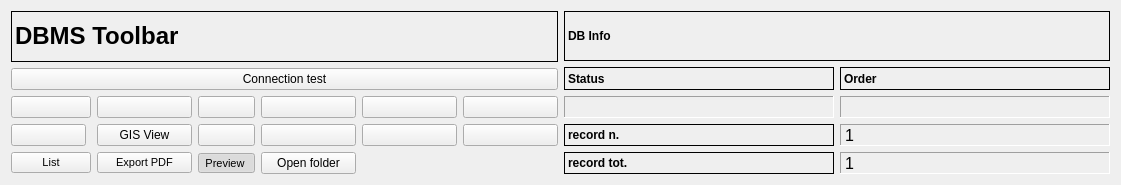
  <widget class="QWidget" name="layoutWidget">
   <property name="geometry">
    <rect>
     <x>11</x>
     <y>11</y>
     <width>1121</width>
     <height>185</height>
    </rect>
   </property>
   <layout class="QGridLayout" name="gridLayout_2">
    <item row="0" column="0">
     <widget class="QLabel" name="label_29">
      <property name="font">
       <font>
        <weight>75</weight>
        <bold>true</bold>
       </font>
      </property>
      <property name="frameShape">
       <enum>QFrame::Panel</enum>
      </property>
      <property name="text">
       <string>&lt;html&gt;&lt;head/&gt;&lt;body&gt;&lt;p&gt;&lt;span style=&quot; font-size:18pt; font-weight:600;&quot;&gt;DBMS Toolbar&lt;/span&gt;&lt;/p&gt;&lt;/body&gt;&lt;/html&gt;</string>
      </property>
     </widget>
    </item>
    <item row="0" column="1" rowspan="3">
     <layout class="QGridLayout" name="gridLayout_5">
      <item row="0" column="0">
       <widget class="QLabel" name="label_42">
        <property name="font">
         <font>
          <weight>75</weight>
          <bold>true</bold>
         </font>
        </property>
        <property name="autoFillBackground">
         <bool>true</bool>
        </property>
        <property name="frameShape">
         <enum>QFrame::Panel</enum>
        </property>
        <property name="text">
         <string>DB Info</string>
        </property>
       </widget>
      </item>
      <item row="2" column="0">
       <layout class="QGridLayout" name="gridLayout_3">
        <item row="1" column="1">
         <widget class="QLabel" name="label_rec_tot">
          <property name="font">
           <font>
            <family>Microsoft Sans Serif</family>
            <pointsize>12</pointsize>
           </font>
          </property>
          <property name="cursor">
           <cursorShape>ForbiddenCursor</cursorShape>
          </property>
          <property name="mouseTracking">
           <bool>false</bool>
          </property>
          <property name="contextMenuPolicy">
           <enum>Qt::DefaultContextMenu</enum>
          </property>
          <property name="frameShape">
           <enum>QFrame::Panel</enum>
          </property>
          <property name="frameShadow">
           <enum>QFrame::Sunken</enum>
          </property>
          <property name="text">
           <string>1</string>
          </property>
         </widget>
        </item>
        <item row="0" column="0">
         <widget class="QLabel" name="label_27">
          <property name="font">
           <font>
            <pointsize>9</pointsize>
            <weight>75</weight>
            <bold>true</bold>
           </font>
          </property>
          <property name="frameShape">
           <enum>QFrame::Panel</enum>
          </property>
          <property name="text">
           <string>record n.</string>
          </property>
          <property name="margin">
           <number>0</number>
          </property>
         </widget>
        </item>
        <item row="0" column="1">
         <widget class="QLabel" name="label_rec_corrente">
          <property name="font">
           <font>
            <family>Microsoft Sans Serif</family>
            <pointsize>12</pointsize>
           </font>
          </property>
          <property name="cursor">
           <cursorShape>ForbiddenCursor</cursorShape>
          </property>
          <property name="mouseTracking">
           <bool>false</bool>
          </property>
          <property name="contextMenuPolicy">
           <enum>Qt::DefaultContextMenu</enum>
          </property>
          <property name="frameShape">
           <enum>QFrame::Panel</enum>
          </property>
          <property name="frameShadow">
           <enum>QFrame::Sunken</enum>
          </property>
          <property name="text">
           <string>1</string>
          </property>
         </widget>
        </item>
        <item row="1" column="0">
         <widget class="QLabel" name="label_28">
          <property name="font">
           <font>
            <pointsize>9</pointsize>
            <weight>75</weight>
            <bold>true</bold>
           </font>
          </property>
          <property name="frameShape">
           <enum>QFrame::Panel</enum>
          </property>
          <property name="text">
           <string>record tot.</string>
          </property>
          <property name="margin">
           <number>0</number>
          </property>
         </widget>
        </item>
       </layout>
      </item>
      <item row="1" column="0">
       <layout class="QGridLayout" name="gridLayout_4">
        <item row="0" column="1">
         <widget class="QLabel" name="label_43">
          <property name="font">
           <font>
            <pointsize>9</pointsize>
            <weight>75</weight>
            <bold>true</bold>
           </font>
          </property>
          <property name="frameShape">
           <enum>QFrame::Panel</enum>
          </property>
          <property name="text">
           <string>Order</string>
          </property>
          <property name="margin">
           <number>0</number>
          </property>
         </widget>
        </item>
        <item row="1" column="1">
         <widget class="QLabel" name="label_sort">
          <property name="font">
           <font>
            <pointsize>10</pointsize>
            <weight>75</weight>
            <bold>true</bold>
           </font>
          </property>
          <property name="cursor">
           <cursorShape>ForbiddenCursor</cursorShape>
          </property>
          <property name="mouseTracking">
           <bool>false</bool>
          </property>
          <property name="contextMenuPolicy">
           <enum>Qt::DefaultContextMenu</enum>
          </property>
          <property name="frameShape">
           <enum>QFrame::Panel</enum>
          </property>
          <property name="frameShadow">
           <enum>QFrame::Sunken</enum>
          </property>
          <property name="text">
           <string/>
          </property>
          <property name="alignment">
           <set>Qt::AlignCenter</set>
          </property>
          <property name="margin">
           <number>0</number>
          </property>
         </widget>
        </item>
        <item row="0" column="0">
         <widget class="QLabel" name="label_34">
          <property name="font">
           <font>
            <pointsize>9</pointsize>
            <weight>75</weight>
            <bold>true</bold>
           </font>
          </property>
          <property name="frameShape">
           <enum>QFrame::Panel</enum>
          </property>
          <property name="text">
           <string>Status</string>
          </property>
          <property name="margin">
           <number>0</number>
          </property>
         </widget>
        </item>
        <item row="1" column="0">
         <widget class="QLabel" name="label_status">
          <property name="minimumSize">
           <size>
            <width>40</width>
            <height>0</height>
           </size>
          </property>
          <property name="font">
           <font>
            <pointsize>10</pointsize>
            <weight>75</weight>
            <bold>true</bold>
           </font>
          </property>
          <property name="cursor">
           <cursorShape>ForbiddenCursor</cursorShape>
          </property>
          <property name="mouseTracking">
           <bool>false</bool>
          </property>
          <property name="contextMenuPolicy">
           <enum>Qt::DefaultContextMenu</enum>
          </property>
          <property name="frameShape">
           <enum>QFrame::Panel</enum>
          </property>
          <property name="frameShadow">
           <enum>QFrame::Sunken</enum>
          </property>
          <property name="text">
           <string/>
          </property>
          <property name="alignment">
           <set>Qt::AlignCenter</set>
          </property>
          <property name="margin">
           <number>0</number>
          </property>
         </widget>
        </item>
       </layout>
      </item>
     </layout>
    </item>
    <item row="1" column="0">
     <widget class="QPushButton" name="pushButton_connect">
      <property name="text">
       <string>Connection test</string>
      </property>
     </widget>
    </item>
    <item row="2" column="0">
     <layout class="QGridLayout" name="gridLayout">
      <property name="sizeConstraint">
       <enum>QLayout::SetNoConstraint</enum>
      </property>
      <item row="0" column="4">
       <widget class="QPushButton" name="pushButton_next_rec">
        <property name="toolTip">
         <string>Next rec</string>
        </property>
        <property name="text">
         <string/>
        </property>
        <property name="icon">
         <iconset resource="../../resources/resources.qrc">
          <normaloff>:/icons/6_rightArrow.png</normaloff>:/icons/6_rightArrow.png</iconset>
        </property>
       </widget>
      </item>
      <item row="0" column="5">
       <widget class="QPushButton" name="pushButton_last_rec">
        <property name="toolTip">
         <string>Last rec</string>
        </property>
        <property name="text">
         <string/>
        </property>
        <property name="icon">
         <iconset resource="../../resources/resources.qrc">
          <normaloff>:/icons/7_rightArrows.png</normaloff>:/icons/7_rightArrows.png</iconset>
        </property>
       </widget>
      </item>
      <item row="0" column="2">
       <widget class="QPushButton" name="pushButton_first_rec">
        <property name="sizePolicy">
         <sizepolicy hsizetype="Minimum" vsizetype="Ignored">
          <horstretch>0</horstretch>
          <verstretch>0</verstretch>
         </sizepolicy>
        </property>
        <property name="toolTip">
         <string>First rec</string>
        </property>
        <property name="text">
         <string/>
        </property>
        <property name="icon">
         <iconset resource="../../resources/resources.qrc">
          <normaloff>:/icons/5_leftArrows.png</normaloff>:/icons/5_leftArrows.png</iconset>
        </property>
       </widget>
      </item>
      <item row="0" column="3">
       <widget class="QPushButton" name="pushButton_prev_rec">
        <property name="maximumSize">
         <size>
          <width>16777215</width>
          <height>16777215</height>
         </size>
        </property>
        <property name="toolTip">
         <string>Prev rec</string>
        </property>
        <property name="text">
         <string/>
        </property>
        <property name="icon">
         <iconset resource="../../resources/resources.qrc">
          <normaloff>:/icons/4_leftArrow.png</normaloff>:/icons/4_leftArrow.png</iconset>
        </property>
       </widget>
      </item>
      <item row="0" column="6">
       <widget class="QPushButton" name="pushButton_new_rec">
        <property name="font">
         <font>
          <pointsize>9</pointsize>
         </font>
        </property>
        <property name="toolTip">
         <string>New record</string>
        </property>
        <property name="text">
         <string/>
        </property>
        <property name="icon">
         <iconset resource="../../resources/resources.qrc">
          <normaloff>:/icons/newrec.png</normaloff>:/icons/newrec.png</iconset>
        </property>
       </widget>
      </item>
      <item row="0" column="7">
       <widget class="QPushButton" name="pushButton_save">
        <property name="font">
         <font>
          <pointsize>9</pointsize>
         </font>
        </property>
        <property name="toolTip">
         <string>Save</string>
        </property>
        <property name="text">
         <string/>
        </property>
        <property name="icon">
         <iconset resource="../../resources/resources.qrc">
          <normaloff>:/icons/b_save.png</normaloff>:/icons/b_save.png</iconset>
        </property>
        <property name="autoDefault">
         <bool>false</bool>
        </property>
       </widget>
      </item>
      <item row="1" column="4">
       <widget class="QPushButton" name="pushButton_new_search">
        <property name="font">
         <font>
          <pointsize>9</pointsize>
         </font>
        </property>
        <property name="toolTip">
         <string>new search</string>
        </property>
        <property name="text">
         <string/>
        </property>
        <property name="icon">
         <iconset resource="../../resources/resources.qrc">
          <normaloff>:/icons/new_search.png</normaloff>:/icons/new_search.png</iconset>
        </property>
       </widget>
      </item>
      <item row="2" column="3">
       <widget class="QPushButton" name="pushButton_form">
        <property name="font">
         <font>
          <pointsize>8</pointsize>
         </font>
        </property>
        <property name="text">
         <string>Export PDF</string>
        </property>
        <property name="icon">
         <iconset resource="../../resources/resources.qrc">
          <normaloff>:/icons/pdf-icon.png</normaloff>:/icons/pdf-icon.png</iconset>
        </property>
       </widget>
      </item>
      <item row="1" column="3">
       <widget class="QPushButton" name="toolButtonGis">
        <property name="text">
         <string>GIS View</string>
        </property>
        <property name="checkable">
         <bool>true</bool>
        </property>
        <property name="checked">
         <bool>false</bool>
        </property>
       </widget>
      </item>
      <item row="1" column="2">
       <widget class="QPushButton" name="pushButton_delete">
        <property name="maximumSize">
         <size>
          <width>75</width>
          <height>16777215</height>
         </size>
        </property>
        <property name="font">
         <font>
          <pointsize>9</pointsize>
         </font>
        </property>
        <property name="toolTip">
         <string>Delete record</string>
        </property>
        <property name="text">
         <string/>
        </property>
        <property name="icon">
         <iconset resource="../../resources/resources.qrc">
          <normaloff>:/icons/delete.png</normaloff>:/icons/delete.png</iconset>
        </property>
        <property name="flat">
         <bool>false</bool>
        </property>
       </widget>
      </item>
      <item row="2" column="2">
       <widget class="QPushButton" name="pushButton_list">
        <property name="font">
         <font>
          <pointsize>8</pointsize>
         </font>
        </property>
        <property name="text">
         <string>List</string>
        </property>
        <property name="icon">
         <iconset resource="../../resources/resources.qrc">
          <normaloff>:/icons/sheet.png</normaloff>:/icons/sheet.png</iconset>
        </property>
       </widget>
      </item>
      <item row="1" column="5">
       <widget class="QPushButton" name="pushButton_search_go">
        <property name="font">
         <font>
          <pointsize>9</pointsize>
         </font>
        </property>
        <property name="toolTip">
         <string>search !!!</string>
        </property>
        <property name="text">
         <string/>
        </property>
        <property name="icon">
         <iconset resource="../../resources/resources.qrc">
          <normaloff>:/icons/search.png</normaloff>:/icons/search.png</iconset>
        </property>
       </widget>
      </item>
      <item row="1" column="6">
       <widget class="QPushButton" name="pushButton_sort">
        <property name="font">
         <font>
          <pointsize>9</pointsize>
         </font>
        </property>
        <property name="toolTip">
         <string>Order by</string>
        </property>
        <property name="text">
         <string/>
        </property>
        <property name="icon">
         <iconset resource="../../resources/resources.qrc">
          <normaloff>:/icons/sort.png</normaloff>:/icons/sort.png</iconset>
        </property>
       </widget>
      </item>
      <item row="1" column="7">
       <widget class="QPushButton" name="pushButton_view_all">
        <property name="font">
         <font>
          <pointsize>9</pointsize>
         </font>
        </property>
        <property name="toolTip">
         <string>View alls records</string>
        </property>
        <property name="text">
         <string/>
        </property>
        <property name="icon">
         <iconset resource="../../resources/resources.qrc">
          <normaloff>:/icons/view_all.png</normaloff>:/icons/view_all.png</iconset>
        </property>
       </widget>
      </item>
      <item row="2" column="4">
       <widget class="QToolButton" name="toolButtonPreviewMedia">
        <property name="font">
         <font>
          <pointsize>8</pointsize>
         </font>
        </property>
        <property name="toolTip">
         <string/>
        </property>
        <property name="text">
         <string>Preview </string>
        </property>
        <property name="icon">
         <iconset>
          <normaloff>:/images/GIS.png</normaloff>:/images/GIS.png</iconset>
        </property>
        <property name="shortcut">
         <string>Ctrl+G</string>
        </property>
        <property name="checkable">
         <bool>true</bool>
        </property>
        <property name="checked">
         <bool>true</bool>
        </property>
        <property name="toolButtonStyle">
         <enum>Qt::ToolButtonTextOnly</enum>
        </property>
        <property name="arrowType">
         <enum>Qt::NoArrow</enum>
        </property>
       </widget>
      </item>
      <item row="2" column="5">
       <widget class="QPushButton" name="pushButton_open_dir">
        <property name="text">
         <string>Open folder</string>
        </property>
        <property name="icon">
         <iconset resource="../../resources/resources.qrc">
          <normaloff>:/icons/directoryExp.png</normaloff>:/icons/directoryExp.png</iconset>
        </property>
       </widget>
      </item>
     </layout>
    </item>
   </layout>
  </widget>
